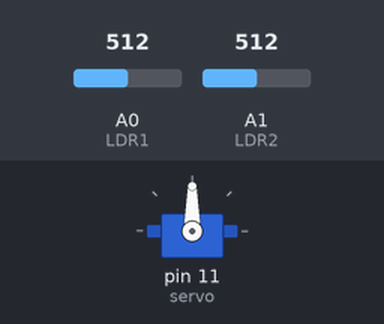
Recording of a sketch running on a simulated Arduino Uno, built with avr-gcc and run on an emulated ATmega328P. Shown: servo. The test bench sets the inputs (shaded band); at power-on: A0 (LDR1) = 512, A1 (LDR2) = 512.

Above: at 2.2 s.
2.3 s: A0 (LDR1) set to 535
At 3.25 s:
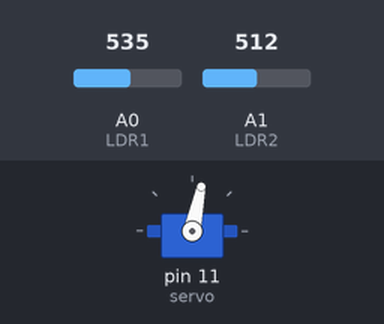
At 4.78 s:
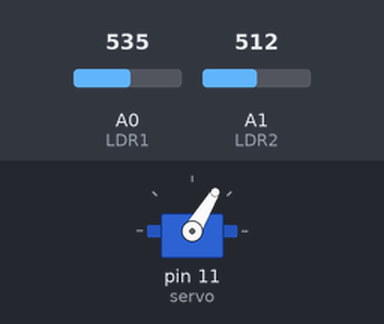
5.3 s: A0 (LDR1) set to 306
8.3 s: A1 (LDR2) set to 335
11.3 s: A1 (LDR2) set to 307
At 11.3 s:
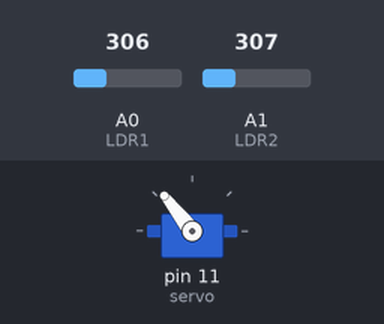
12.8 s: A0 (LDR1) set to 287
At 13.69 s:
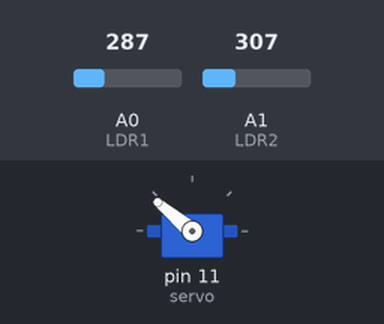
15.8 s: A0 (LDR1) set to 511
Timing chart, 0 to 27.5 s (numbered marks = the images above; inputs shaded):
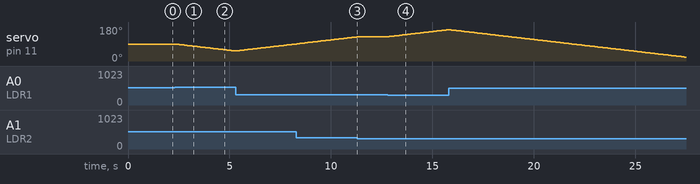

Measured:
- the behaviour switches between 522 and 523 on A0 (LDR1) (found by bisection; images 0 and 1)
- the behaviour switches between 317 and 316 on A1 (LDR2) (found by bisection; images 2 and 3)
- the behaviour switches between 297 and 296 on A0 (LDR1) (found by bisection; images 3 and 4)
- after the input at 2.3 s, servo on pin 11 (servo): moves from 90° to 53° over 2.9 s, starting after 0.07 s
- after the input at 11.3 s, servo on pin 11 (servo): stays 128° (without the input it goes to 129° after 0.06 s)
- after the input at 12.8 s, servo on pin 11 (servo): moves from 128° to 166° over 3.0 s, starting at once

The sketch:

Light_tracking_solar_panel.ino
```cpp
/*Solar tracking system*/

//Include the servo motor library
#include <Servo.h>
//Define the LDR sensor pins
#define LDR1 A0
#define LDR2 A1
//Define the error value. You can change it as you like
#define error 10
//Starting point of the servo motor
int Spoint =  90;
//Create an object for the servo motor
Servo servo;

void setup() {
//Include servo motor PWM pin
  servo.attach(11);
//Set the starting point of the servo
  servo.write(Spoint);
  delay(1000);
}

void loop() {
//Get the LDR sensor value
  int ldr1 = analogRead(LDR1);
//Get the LDR sensor value
  int ldr2 = analogRead(LDR2);

//Get the difference of these values
  int value1 = abs(ldr1 - ldr2);
  int value2 = abs(ldr2 - ldr1);

//Check these values using a IF condition
  if ((value1 <= error) || (value2 <= error)) {

  } else {
    if (ldr1 > ldr2) {
      Spoint = --Spoint;
    }
    if (ldr1 < ldr2) {
      Spoint = ++Spoint;
    }
  }
//Write values on the servo motor
  servo.write(Spoint);
  delay(80);
}
```
